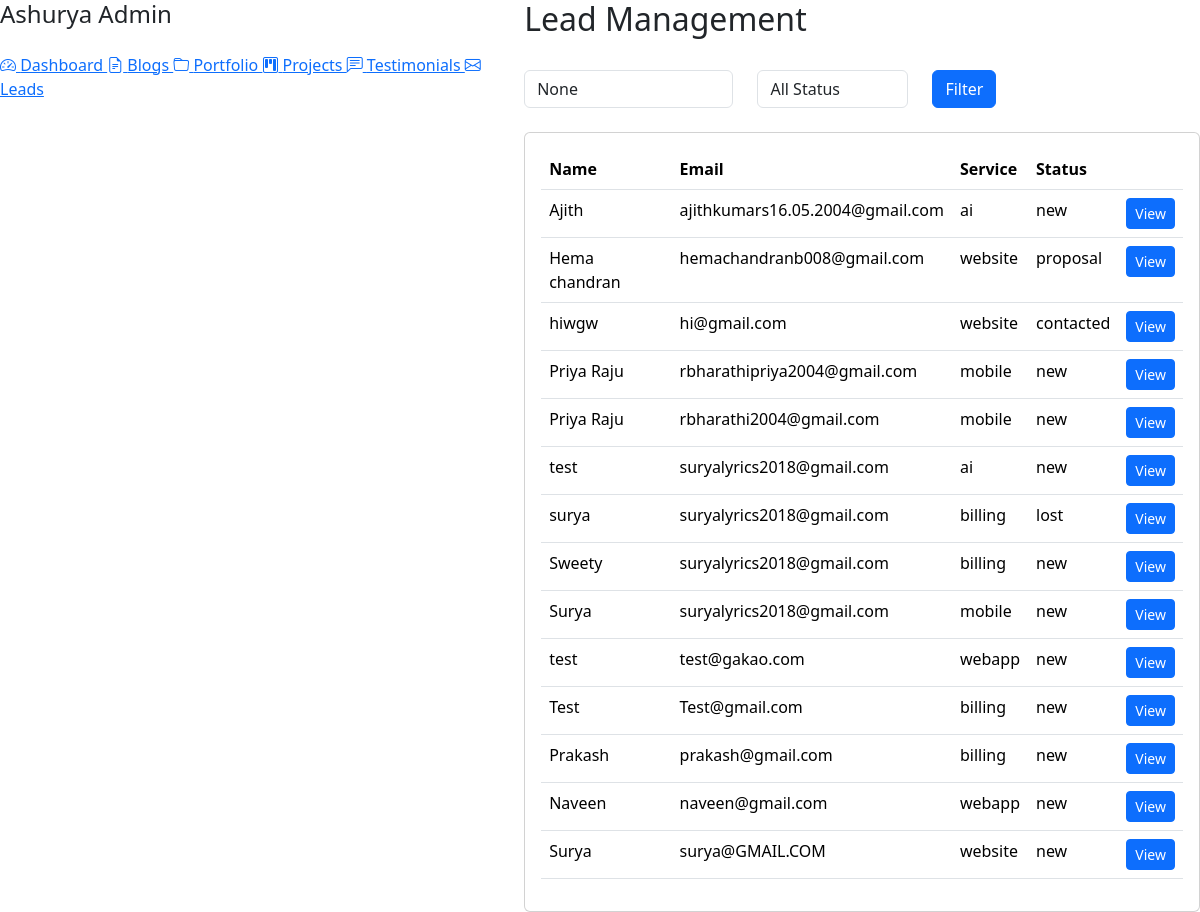
Page /admin-dashboard/leads/ on the earlier database version.
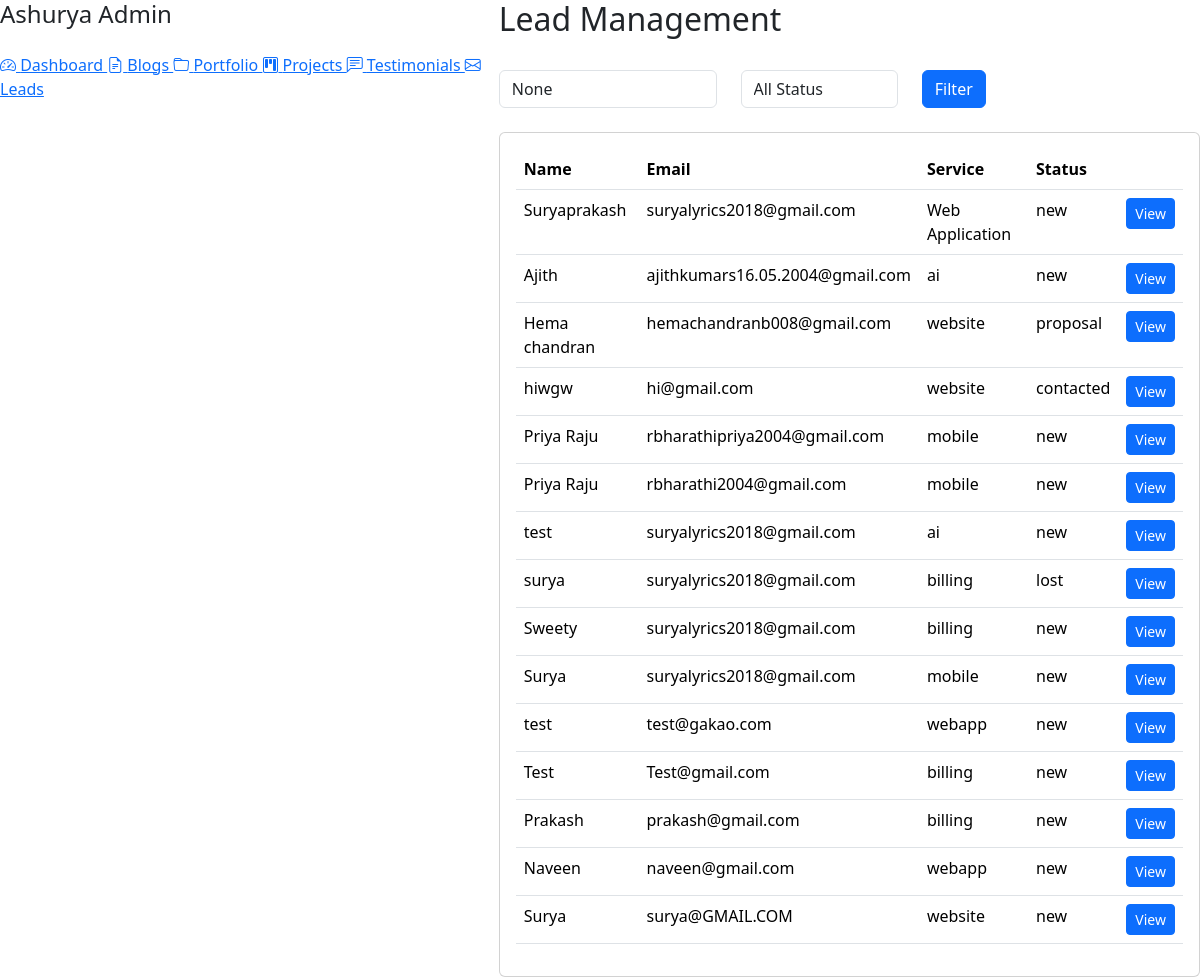
Same page on the later database version.
### contact/models.py (models this page shows, shortened)
class Contact(models.Model):
    SERVICE_CHOICES = (
        ('website', 'Website Development'),
        ('webapp', 'Web Application'),
        ('mobile', 'Mobile Application'),
        ('billing', 'Billing Software'),
        ('ai', 'AI Solution'),
        ('other', 'Other'),
    )
    STATUS_CHOICES = (
        ('new','New'),
        ('contacted','Contacted'),
        ('discussion','Discussion Scheduled'),
        ('proposal','Proposal Sent'),
        ('won','Won'),
        ('lost','Lost'),
    )
    name = models.CharField(max_length=100)
    company_name = models.CharField(
        max_length=150,
        blank=True
    )
    email = models.EmailField()
    phone = models.CharField(max_length=20)
    service = models.CharField(
        max_length=50,
        choices=SERVICE_CHOICES
    )
    message = models.TextField()
    status = models.CharField(
        max_length=20,
        choices=STATUS_CHOICES,
        default='new'
    )
    remarks = models.TextField(
        blank=True
    )
    next_followup = models.DateField(
        null=True,
        blank=True
    )
    is_contacted = models.BooleanField(default=False)
    created_at = models.DateTimeField(auto_now_add=True)

### dashboard/views.py (the view)
def lead_list(request):
    status = request.GET.get('status')
    search = request.GET.get('search')
    leads = Contact.objects.all().order_by(
        '-created_at'
    )
    if status:
        leads = leads.filter(
            status=status
        )
    if search:
        leads = leads.filter(
            name__icontains=search
        )
    context = {
        'leads': leads,
        'selected_status': status,
        'search': search,
    }
    return render(
        request,
        'dashboard/leads/lead_list.html',
        context
    )

### dashboard/templates/dashboard/leads/lead_list.html (shortened to what this page needs)
{% extends 'dashboard/base_dashboard.html' %}
{% block content %}
<div class="d-flex justify-content-between mb-4">
    <h2>
    </h2>
</div>
<form method="GET"
      class="row mb-4">
    <div class="col-md-4">
        <input
            type="text"
            name="search"
            class="form-control"
            placeholder="Search Lead"
            value="{{ search }}">
    </div>
    <div class="col-md-3">
        <select
            name="status"
            class="form-control">
            <option value="">
                All Status
            </option>
        </select>
    </div>
    <div class="col-md-2">
        <button
            class="btn btn-primary">
            Filter
        </button>
    </div>
</form>
<div class="card p-3">
    <table class="table">
        <thead>
            <tr>
                <th>Name</th>
                <th>Email</th>
                <th>Service</th>
                <th>Status</th>
                <th></th>
            </tr>
        </thead>
        <tbody>
            {% for lead in leads %}
            <tr>
                <td>
                    {{ lead.name }}
                </td>
                <td>
                    {{ lead.email }}
                </td>
                <td>
                    {{ lead.service }}
                </td>
                <td>
                    {{ lead.status }}
                </td>
                <td>
                    <a href="{% url 'lead_detail' lead.id %}"
                       class="btn btn-sm btn-primary">
                        View
                    </a>
                </td>
            </tr>
            {% endfor %}
        </tbody>
    </table>
</div>
{% endblock %}

Differences in the rows shown:
added Contact: name "Suryaprakash", email "suryalyrics2018@gmail.com", service "Web Application", status "new"
